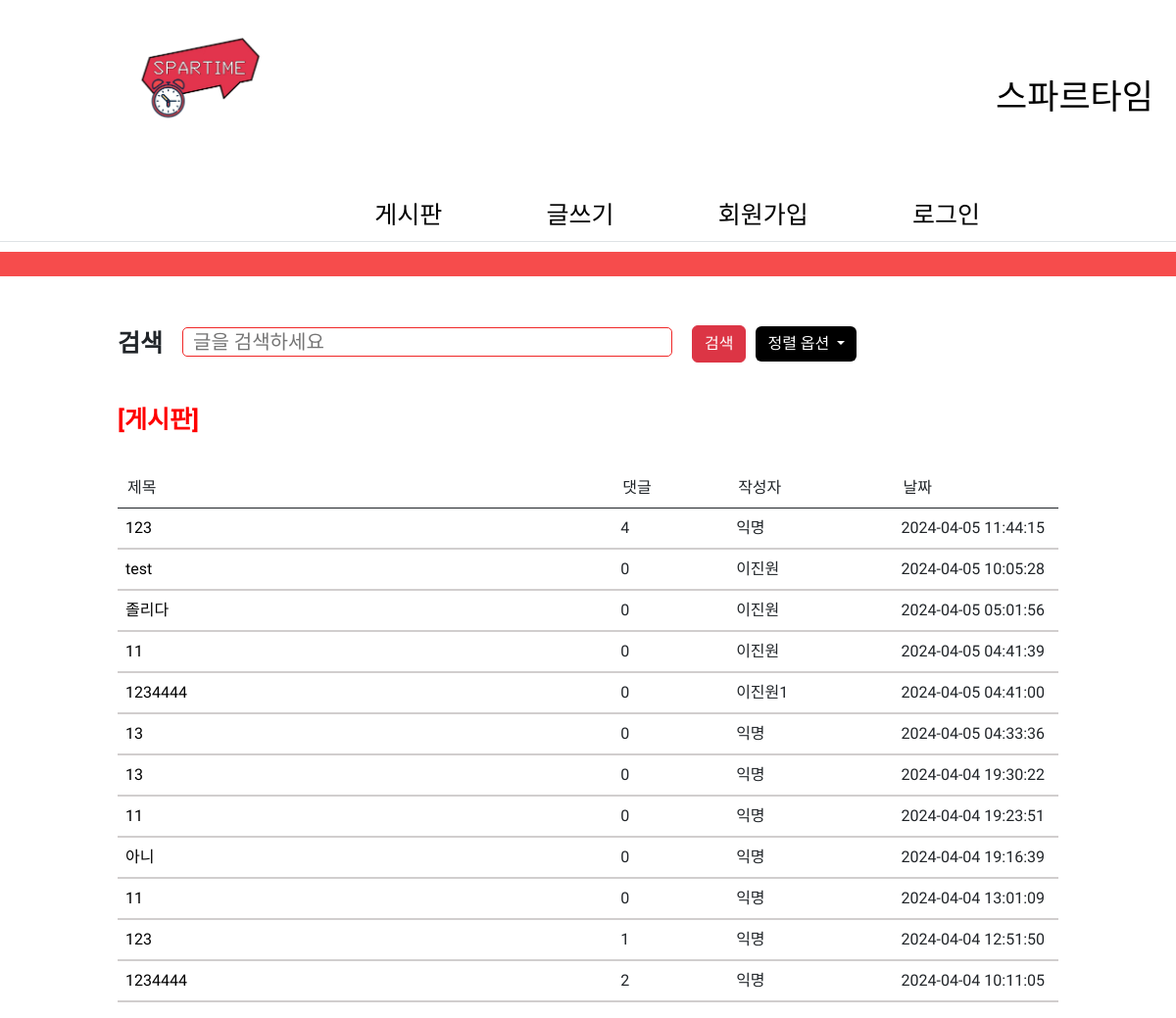
The page / on the database its author committed.
### app.py (models this page shows)
class Post(db.Model):
    post_id = db.Column(db.Integer, primary_key=True, autoincrement=True)
    post_title = db.Column(db.String(100), nullable=False)
    post_content = db.Column(db.Text, nullable=False)
    post_created_at = db.Column(
        db.DateTime, nullable=False, default=lambda: datetime.now().replace(microsecond=0))
    post_author = db.Column(db.String(50), nullable=False,
                            default='익명')
    @property
    def comment_count(self):
        return Comment.query.filter_by(post_id=self.post_id).count()

### app.py (the view)
@app.route('/')
def index():
    posts = Post.query.order_by(Post.post_created_at.desc()).all()
    return render_template('index.html', data=posts)

### templates/index.html (shortened to what this page needs)
<!DOCTYPE html>
<html lang="en">
<head>
    <link href="https://cdn.jsdelivr.net/npm/bootstrap@5.3.0/dist/css/bootstrap.min.css" rel="stylesheet"
>
    <link rel="stylesheet" type="text/css" href="{{ url_for('static', filename='style.css') }}">
    <link rel="stylesheet" type="text/css" href="{{ url_for('static', filename='style2.css') }}">
    <link rel="stylesheet" type="text/css" href="{{ url_for('static', filename='w_style.css') }}">
    <link rel="stylesheet" type="text/css" href="{{ url_for('static', filename='log_style.css') }}">
    <link rel="stylesheet" type="text/css" href="{{ url_for('static', filename='sub_style.css') }}">
</head>
<body>
    <nav class="navbar border-bottom border-body justify-content-space-between" data-bs-theme="white">
        <div class="ms-3 d-flex align-items-center">
            <img src="{{ url_for('static', filename='images/logo.png') }}" id=ms-3_img alt="로고">
        </div>
        <nav class="navbar navbar-expand-lg">
            <div class="container-fluid">
                <div class="collapse navbar-collapse" id="navbarNav">
                    <ul class="navbar-nav">
                        <li class="nav-item">
                            <a class="nav-link" aria-current="page" id="spartime_banner" href="#">스파르타임</a>
                        </li>
                    </ul>
                </div>
            </div>
        </nav>
        <div class="ms-auto">
            <div class="menu">
                <a class="nav-link" href="/">게시판</a>
            </div>
            <div class="menu">
                <a class="nav-link" href="/writing.html">글쓰기</a>
            </div>
            <div class="menu">
                <a class="nav-link" href="/register">회원가입</a>
            </div>
            <div class="menu">
                <a class="nav-link" href="/login.html">로그인</a>
            </div>
        </div>
    </nav>
    <div class="navbar-divider"></div>
    <div class="search_drop">
        <div class="search-container">
            <span>검색</span>
            <form action="{{ url_for('search') }}" method="GET">
                <input type="text" name="keyword" placeholder="글을 검색하세요" class="search">
                <button type="submit" class="btn btn-danger" id="searchbutton">검색</button>
            </form>
            <div class="dropdown">
                <button class="btn btn-secondary dropdown-toggle" type="button" id="dropdownMenuButton"
                    data-bs-toggle="dropdown" aria-expanded="false">
                    정렬 옵션
                </button>
            </div>
        </div>
    </div>
    <div class="wrap title">
        <h1><a href="#">[게시판]</a></h1>
    </div>
    <table class="table">
        <thead class="thead_scope">
            <tr>
                <th scope="col">제목</th>
                <th scope="col">댓글</th>
                <th scope="col">작성자</th>
                <th scope="col">날짜</th>
            </tr>
        </thead>
        <tbody class="tbody_post">
            {% for post in data %}
            <tr>
                <td><a href="/post/{{ post.post_id }}" class="link">{{ post.post_title }}</a></td>
                <td scope="row">{{ post.comment_count }}</td>
                <td>{{ post.post_author }}</td>
                <td>{{ post.post_created_at }}</td>
            </tr>
            {% endfor %}
        </tbody>
    </table>
</body>
</html>

### static/style.css (style rules this page uses)
#ms-3_img { height: 100px; width: auto; margin-left: -220px }
#spartime_banner { font-size: 35px; margin-left: -180px }
.navbar .nav-link { color: black; }
.menu { display: inline-block; align-self: center; }
.menu+.menu { margin-left: 100px; }
.menu:last-child { margin-right: 100px; }
.search-container { display: flex; align-items: center; font-size: 20px; margin-bottom: 30px; margin-left: 120px }
.search-container span { margin-right: 20px; font-size: 25px; font-weight: bold; }
.wrap.title h1 a { color: red; font-size: 25px; margin: 0 50px; font-weight: bold; margin-left: 120px; text-decoration: none; }
.table { margin-left: 120px; margin-right: 50px; max-width: 80%; overflow-x: auto; border-collapse: collapse; margin-top: 30px; }
tr { padding-left: 50px; padding-right: 50px; border-bottom: none; }
.link { color: black; text-decoration: none; }
.search-container { display: flex; align-items: center; }
.search { margin-right: 50px; }
.tbody_post tr { border-bottom: 2px solid rgb(209, 206, 206); }
.thead_scope th { padding-left: 10px; padding-right: 10px; }
.thead_scope th:nth-child(1) { width: 30%; }
.thead_scope th:nth-child(2) { width: 7%; }
.thead_scope th:nth-child(3) { width: 10%; }
.thead_scope th:nth-child(4) { width: 10%; }
#searchbutton { margin-left: -35px; margin-right: 10px; }

### static/style2.css (style rules this page uses)
.nav-link { margin-top: 50px; }
.navbar-divider { border-top: 25px solid rgb(246, 76, 76); margin: 10px 0; margin-bottom: 50px; }
#ms-3_img { height: 100px; width: auto; margin-left: -220px }
#spartime_banner { font-size: 35px; margin-left: -180px }

### static/w_style.css (style rules this page uses)
.ms-3 { justify-content: center; }
.ms-3 img { margin-right: -200px; height: 40px; width: auto; }
.navbar .nav-link { color: black; }
#ms-3_img { height: 100px; width: auto; margin-left: -220px }
#spartime_banner { font-size: 35px; margin-left: -180px }
.navbar .navbar-expand-lg { display: flex; align-items: center; }
.navbar-nav { color: black; align-items: center; }
.navbar { display: flex; align-items: center; justify-content: space-between; padding-left: 200px; font-weight: bold; font-size: 25px; color: black; margin-bottom: 8px }
.menu { display: inline-block; align-self: center; }
.menu+.menu { margin-left: 100px; }
.menu:last-child { margin-right: 200px; }
table { margin: auto; }
input[type="text"] { border: 1.5px rgb(240, 39, 39) solid; width: 500px; height: 30px; border-radius: 5px; padding-left: 10px; }
.btn-secondary { background-color: black; color: white; border: 0px }

### static/log_style.css (style rules this page uses)
table { margin: auto; }
td { padding: 8px 0; }
input { border: 1.5px rgb(240, 39, 39) solid; width: 500px; height: 40px; border-radius: 5px; padding-left: 10px; }

### static/sub_style.css (style rules this page uses)
table { margin: auto; }
td { padding: 8px 0; }
input { border: 1.5px rgb(240, 39, 39) solid; width: 500px; height: 40px; border-radius: 5px; padding-left: 10px; }

### templates/index.html (style rules this page uses)
* { font-family: "Hahmlet", serif; font-optical-sizing: auto; font-weight: 400; font-style: normal; }

### rows shown on the page
Post: post_title "123", comment_count "4", post_author "익명", post_created_at "2024-04-05 11:44:15"
Post: post_title "test", comment_count "0", post_author "이진원", post_created_at "2024-04-05 10:05:28"
Post: post_title "졸리다", comment_count "0", post_author "이진원", post_created_at "2024-04-05 05:01:56"
Post: post_title "11", comment_count "0", post_author "이진원", post_created_at "2024-04-05 04:41:39"
Post: post_title "1234444", comment_count "0", post_author "이진원1", post_created_at "2024-04-05 04:41:00"
Post: post_title "13", comment_count "0", post_author "익명", post_created_at "2024-04-05 04:33:36"
Post: post_title "13", comment_count "0", post_author "익명", post_created_at "2024-04-04 19:30:22"
Post: post_title "11", comment_count "0", post_author "익명", post_created_at "2024-04-04 19:23:51"
Post: post_title "아니", comment_count "0", post_author "익명", post_created_at "2024-04-04 19:16:39"
Post: post_title "11", comment_count "0", post_author "익명", post_created_at "2024-04-04 13:01:09"
Post: post_title "123", comment_count "1", post_author "익명", post_created_at "2024-04-04 12:51:50"
Post: post_title "1234444", comment_count "2", post_author "익명", post_created_at "2024-04-04 10:11:05"
